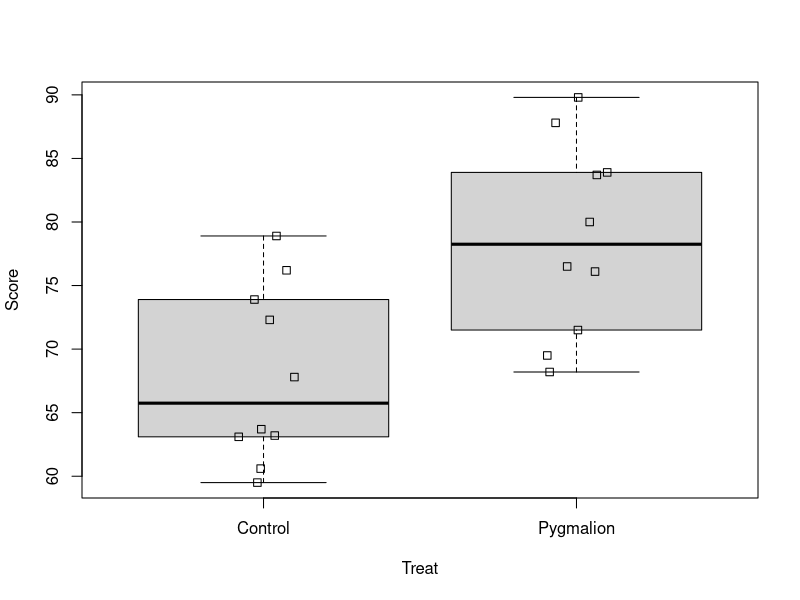
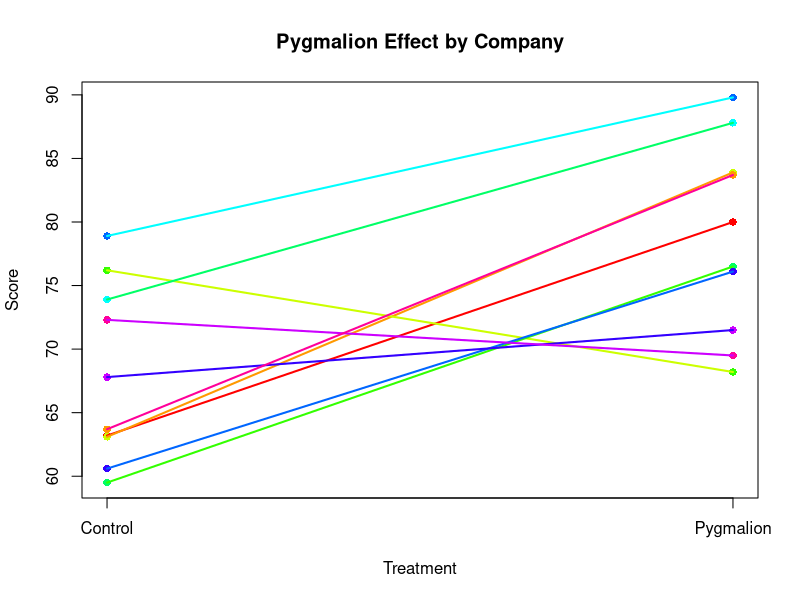
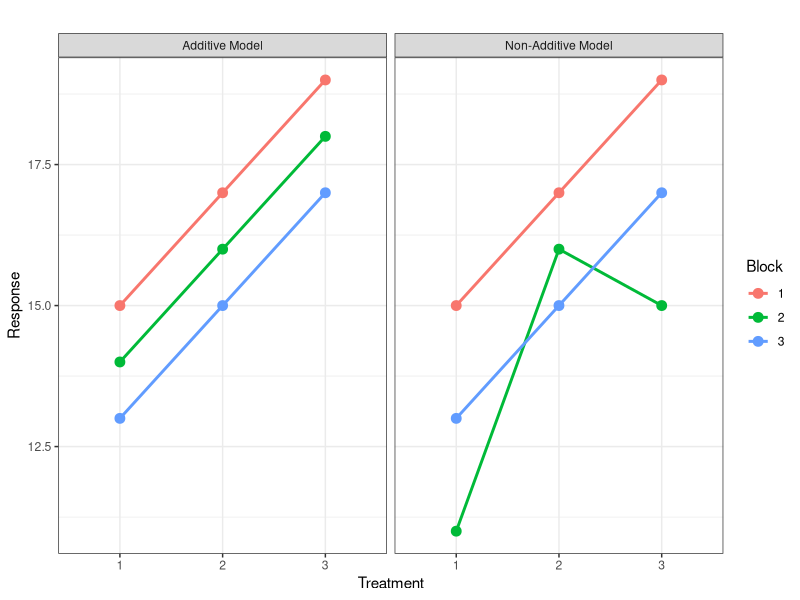

Source code (R) for these figures, in order:
## ---- chunk 1
pyg_data <- read.csv("Datasets/pygmalion_data.csv")
library(tidyverse)
library(kableExtra)

## ---- chunk 2

# read in data 
pyg_data <- read.csv("Datasets/pygmalion_data.csv")

# look at first and last few rows 
head(pyg_data); tail(pyg_data)

summary(pyg_data)
## ---- chunk 3

pyg_data$Company <- as.factor(pyg_data$Company)
pyg_data$Treat <- as.factor(pyg_data$Treat)

summary(pyg_data)
## ---- chunk 4

boxplot(Score~Treat, data = pyg_data)

stripchart(Score~Treat, data = pyg_data, add = TRUE, vertical = TRUE, method = "jitter", jitter = 0.1)
## ---- chunk 5

sd(pyg_data$Score[pyg_data$Treat == "Pygmalion"])
sd(pyg_data$Score[pyg_data$Treat == "Control"])

## ---- chunk 6
#| code-fold: true


# Ensure Treat is a factor with proper order
pyg_data$Treat <- factor(pyg_data$Treat, levels = c("Control", "Pygmalion"))

# Convert Treat to numeric for plotting (1 = Control, 2 = Pygmalion)
pyg_data$Treat_numeric <- as.numeric(pyg_data$Treat)

# Define colors for companies
company_colors <- rainbow(length(unique(pyg_data$Company)))
names(company_colors) <- unique(pyg_data$Company)

# Create base plot
plot(pyg_data$Treat_numeric, pyg_data$Score, 
     xlab = "Treatment", ylab = "Score", 
     main = "Pygmalion Effect by Company",
     pch = 16, col = company_colors[pyg_data$Company], xaxt = "n")

# Add custom x-axis labels
axis(1, at = c(1, 2), labels = c("Control", "Pygmalion"))

# Add lines connecting observations from the same company
for(block in unique(pyg_data$Company)){
  temp <- pyg_data[pyg_data$Company == block, ]
  temp <- temp[order(temp$Treat_numeric), ]  # Order by treatment for correct line drawing
  lines(temp$Treat_numeric, temp$Score, col = company_colors[block], lwd = 2)
}


## ---- chunk 7
pop.mean <- 10
treatment.effects <- c(2, 4, 6)  # Effects for 3 treatments
block.effects <- c(3, 2, 1)  # Effects for 3 blocks

# Generate full factorial design
treatments <- rep(1:3, each = 3)  # 3 treatments
blocks <- rep(1:3, times = 3)  # 3 blocks

# ---- Additive Model ----
interaction.effects_additive <- matrix(c(
  0, 0, 0,  
  0, 0, 0,  
  0, 0, 0   
), nrow = 3, byrow = TRUE)

# Generate observed scores (Additive)
score_additive <- pop.mean + 
  treatment.effects[treatments] + 
  block.effects[blocks] + 
  interaction.effects_additive[cbind(blocks, treatments)]

# ---- Non-Additive Model ----
interaction.effects_nonadditive <- matrix(c(
  0, 0, 0,  
  -3, 0, -3,  
  0, 0, 0   
), nrow = 3, byrow = TRUE)

# Generate observed scores (Non-Additive)
score_nonadditive <- pop.mean + 
  treatment.effects[treatments] + 
  block.effects[blocks] + 
  interaction.effects_nonadditive[cbind(blocks, treatments)]

# Combine both datasets into a single data frame
rcbd_data <- data.frame(
  Treatment = factor(rep(treatments, 2)), 
  Block = factor(rep(blocks, 2)), 
  Score = c(score_additive, score_nonadditive),
  Model = rep(c("Additive Model", "Non-Additive Model"), each = length(score_additive))
)

ggplot(rcbd_data, aes(x = Treatment, y = Score, color = Block, group = Block)) +
  geom_point(size = 3) +
  geom_line(size = 1) +
  facet_wrap(~Model) +  
  labs(title = "",
       x = "Treatment", y = "Response") +
  theme_bw()
